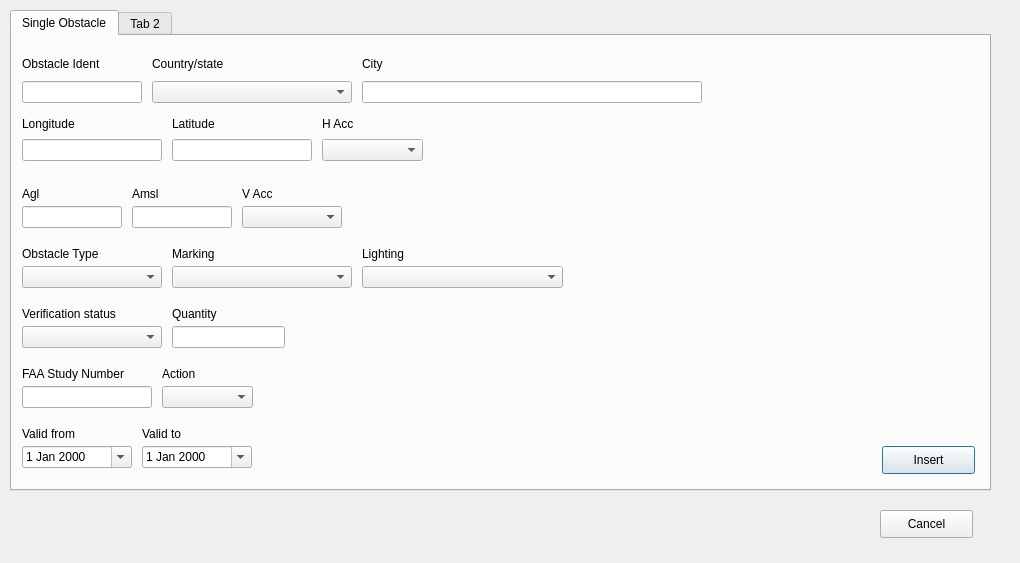
<?xml version="1.0" encoding="UTF-8"?>
<ui version="4.0">
 <class>DigitalObstacleFileManagerDialogBase</class>
 <widget class="QDialog" name="DigitalObstacleFileManagerDialogBase">
  <property name="geometry">
   <rect>
    <x>0</x>
    <y>0</y>
    <width>1020</width>
    <height>563</height>
   </rect>
  </property>
  <property name="windowTitle">
   <string>FAA_DOF</string>
  </property>
  <widget class="QTabWidget" name="tabWidget">
   <property name="geometry">
    <rect>
     <x>10</x>
     <y>10</y>
     <width>981</width>
     <height>481</height>
    </rect>
   </property>
   <property name="currentIndex">
    <number>0</number>
   </property>
   <widget class="QWidget" name="singleObstacle">
    <attribute name="title">
     <string>Single Obstacle</string>
    </attribute>
    <widget class="QLineEdit" name="lineEditCity">
     <property name="geometry">
      <rect>
       <x>350</x>
       <y>45</y>
       <width>340</width>
       <height>22</height>
      </rect>
     </property>
    </widget>
    <widget class="QLabel" name="label_9">
     <property name="geometry">
      <rect>
       <x>350</x>
       <y>20</y>
       <width>340</width>
       <height>16</height>
      </rect>
     </property>
     <property name="text">
      <string>City</string>
     </property>
    </widget>
    <widget class="QLabel" name="label_18">
     <property name="geometry">
      <rect>
       <x>120</x>
       <y>150</y>
       <width>55</width>
       <height>16</height>
      </rect>
     </property>
     <property name="text">
      <string>Amsl</string>
     </property>
    </widget>
    <widget class="QLineEdit" name="lineEditAmsl">
     <property name="geometry">
      <rect>
       <x>120</x>
       <y>170</y>
       <width>100</width>
       <height>22</height>
      </rect>
     </property>
    </widget>
    <widget class="QLineEdit" name="lineEditAgl">
     <property name="geometry">
      <rect>
       <x>10</x>
       <y>170</y>
       <width>100</width>
       <height>22</height>
      </rect>
     </property>
    </widget>
    <widget class="QLabel" name="label_17">
     <property name="geometry">
      <rect>
       <x>10</x>
       <y>150</y>
       <width>55</width>
       <height>16</height>
      </rect>
     </property>
     <property name="text">
      <string>Agl</string>
     </property>
    </widget>
    <widget class="QComboBox" name="comboBoxVertAcc">
     <property name="geometry">
      <rect>
       <x>230</x>
       <y>170</y>
       <width>100</width>
       <height>22</height>
      </rect>
     </property>
    </widget>
    <widget class="QLabel" name="label_16">
     <property name="geometry">
      <rect>
       <x>230</x>
       <y>150</y>
       <width>55</width>
       <height>16</height>
      </rect>
     </property>
     <property name="text">
      <string>V Acc</string>
     </property>
    </widget>
    <widget class="QComboBox" name="comboBoxHorAcc">
     <property name="geometry">
      <rect>
       <x>310</x>
       <y>103</y>
       <width>101</width>
       <height>22</height>
      </rect>
     </property>
    </widget>
    <widget class="QLabel" name="label_15">
     <property name="geometry">
      <rect>
       <x>310</x>
       <y>80</y>
       <width>55</width>
       <height>16</height>
      </rect>
     </property>
     <property name="text">
      <string>H Acc</string>
     </property>
    </widget>
    <widget class="QLabel" name="label_8">
     <property name="geometry">
      <rect>
       <x>10</x>
       <y>210</y>
       <width>91</width>
       <height>16</height>
      </rect>
     </property>
     <property name="text">
      <string>Obstacle Type</string>
     </property>
    </widget>
    <widget class="QComboBox" name="comboBoxObstacleType">
     <property name="geometry">
      <rect>
       <x>10</x>
       <y>230</y>
       <width>140</width>
       <height>22</height>
      </rect>
     </property>
    </widget>
    <widget class="QLabel" name="label_13">
     <property name="geometry">
      <rect>
       <x>160</x>
       <y>210</y>
       <width>55</width>
       <height>16</height>
      </rect>
     </property>
     <property name="text">
      <string>Marking</string>
     </property>
    </widget>
    <widget class="QLabel" name="label_14">
     <property name="geometry">
      <rect>
       <x>350</x>
       <y>210</y>
       <width>55</width>
       <height>16</height>
      </rect>
     </property>
     <property name="text">
      <string>Lighting</string>
     </property>
    </widget>
    <widget class="QComboBox" name="comboBoxMarking">
     <property name="geometry">
      <rect>
       <x>160</x>
       <y>230</y>
       <width>180</width>
       <height>22</height>
      </rect>
     </property>
    </widget>
    <widget class="QComboBox" name="comboBoxLighting">
     <property name="geometry">
      <rect>
       <x>350</x>
       <y>230</y>
       <width>201</width>
       <height>22</height>
      </rect>
     </property>
    </widget>
    <widget class="QLabel" name="label_19">
     <property name="geometry">
      <rect>
       <x>10</x>
       <y>270</y>
       <width>111</width>
       <height>16</height>
      </rect>
     </property>
     <property name="text">
      <string>Verification status</string>
     </property>
    </widget>
    <widget class="QComboBox" name="comboBoxVerificationStatus">
     <property name="geometry">
      <rect>
       <x>10</x>
       <y>290</y>
       <width>140</width>
       <height>22</height>
      </rect>
     </property>
    </widget>
    <widget class="QLabel" name="label_20">
     <property name="geometry">
      <rect>
       <x>10</x>
       <y>330</y>
       <width>131</width>
       <height>16</height>
      </rect>
     </property>
     <property name="text">
      <string>FAA Study Number</string>
     </property>
    </widget>
    <widget class="QLineEdit" name="lineEditFAAStudyNumber">
     <property name="geometry">
      <rect>
       <x>10</x>
       <y>350</y>
       <width>130</width>
       <height>22</height>
      </rect>
     </property>
    </widget>
    <widget class="QLineEdit" name="lineEditQuantity">
     <property name="geometry">
      <rect>
       <x>160</x>
       <y>290</y>
       <width>113</width>
       <height>22</height>
      </rect>
     </property>
    </widget>
    <widget class="QLabel" name="label_12">
     <property name="geometry">
      <rect>
       <x>160</x>
       <y>270</y>
       <width>55</width>
       <height>16</height>
      </rect>
     </property>
     <property name="text">
      <string>Quantity</string>
     </property>
    </widget>
    <widget class="QDateEdit" name="dateEditValidFrom">
     <property name="geometry">
      <rect>
       <x>10</x>
       <y>410</y>
       <width>110</width>
       <height>22</height>
      </rect>
     </property>
     <property name="readOnly">
      <bool>false</bool>
     </property>
     <property name="calendarPopup">
      <bool>true</bool>
     </property>
    </widget>
    <widget class="QLabel" name="label">
     <property name="geometry">
      <rect>
       <x>10</x>
       <y>390</y>
       <width>110</width>
       <height>16</height>
      </rect>
     </property>
     <property name="text">
      <string>Valid from</string>
     </property>
    </widget>
    <widget class="QLabel" name="label_2">
     <property name="geometry">
      <rect>
       <x>130</x>
       <y>390</y>
       <width>110</width>
       <height>16</height>
      </rect>
     </property>
     <property name="text">
      <string>Valid to</string>
     </property>
    </widget>
    <widget class="QDateEdit" name="dateEditValidTo">
     <property name="geometry">
      <rect>
       <x>130</x>
       <y>410</y>
       <width>110</width>
       <height>22</height>
      </rect>
     </property>
     <property name="readOnly">
      <bool>false</bool>
     </property>
     <property name="calendarPopup">
      <bool>true</bool>
     </property>
    </widget>
    <widget class="QLabel" name="label_21">
     <property name="geometry">
      <rect>
       <x>150</x>
       <y>330</y>
       <width>131</width>
       <height>16</height>
      </rect>
     </property>
     <property name="text">
      <string>Action</string>
     </property>
    </widget>
    <widget class="QComboBox" name="comboBoxAction">
     <property name="geometry">
      <rect>
       <x>150</x>
       <y>350</y>
       <width>91</width>
       <height>22</height>
      </rect>
     </property>
    </widget>
    <widget class="QPushButton" name="pushButtonInsert">
     <property name="geometry">
      <rect>
       <x>870</x>
       <y>410</y>
       <width>93</width>
       <height>28</height>
      </rect>
     </property>
     <property name="text">
      <string>Insert</string>
     </property>
    </widget>
    <widget class="QLabel" name="labelIdent">
     <property name="geometry">
      <rect>
       <x>10</x>
       <y>20</y>
       <width>120</width>
       <height>16</height>
      </rect>
     </property>
     <property name="text">
      <string>Obstacle Ident</string>
     </property>
    </widget>
    <widget class="QLineEdit" name="lineEditObstacleIdent">
     <property name="geometry">
      <rect>
       <x>10</x>
       <y>45</y>
       <width>120</width>
       <height>22</height>
      </rect>
     </property>
     <property name="maxLength">
      <number>6</number>
     </property>
    </widget>
    <widget class="QLabel" name="label_6">
     <property name="geometry">
      <rect>
       <x>140</x>
       <y>20</y>
       <width>200</width>
       <height>16</height>
      </rect>
     </property>
     <property name="text">
      <string>Country/state</string>
     </property>
    </widget>
    <widget class="QComboBox" name="comboBoxCountryState">
     <property name="geometry">
      <rect>
       <x>140</x>
       <y>45</y>
       <width>200</width>
       <height>22</height>
      </rect>
     </property>
    </widget>
    <widget class="QLineEdit" name="lineEditLongitude">
     <property name="geometry">
      <rect>
       <x>10</x>
       <y>103</y>
       <width>140</width>
       <height>22</height>
      </rect>
     </property>
    </widget>
    <widget class="QLabel" name="labelLongitude">
     <property name="geometry">
      <rect>
       <x>10</x>
       <y>80</y>
       <width>55</width>
       <height>16</height>
      </rect>
     </property>
     <property name="text">
      <string>Longitude</string>
     </property>
    </widget>
    <widget class="QLabel" name="labelLatitude">
     <property name="geometry">
      <rect>
       <x>160</x>
       <y>80</y>
       <width>45</width>
       <height>16</height>
      </rect>
     </property>
     <property name="text">
      <string>Latitude</string>
     </property>
    </widget>
    <widget class="QLineEdit" name="lineEditLatitude">
     <property name="enabled">
      <bool>true</bool>
     </property>
     <property name="geometry">
      <rect>
       <x>160</x>
       <y>103</y>
       <width>140</width>
       <height>22</height>
      </rect>
     </property>
    </widget>
   </widget>
   <widget class="QWidget" name="tab_2">
    <attribute name="title">
     <string>Tab 2</string>
    </attribute>
   </widget>
  </widget>
  <widget class="QPushButton" name="pushButtonCancel">
   <property name="geometry">
    <rect>
     <x>880</x>
     <y>510</y>
     <width>93</width>
     <height>28</height>
    </rect>
   </property>
   <property name="text">
    <string>Cancel</string>
   </property>
  </widget>
 </widget>
 <tabstops>
  <tabstop>tabWidget</tabstop>
  <tabstop>lineEditObstacleIdent</tabstop>
  <tabstop>comboBoxCountryState</tabstop>
  <tabstop>lineEditCity</tabstop>
  <tabstop>lineEditLongitude</tabstop>
  <tabstop>lineEditLatitude</tabstop>
  <tabstop>comboBoxHorAcc</tabstop>
  <tabstop>lineEditAgl</tabstop>
  <tabstop>lineEditAmsl</tabstop>
  <tabstop>comboBoxVertAcc</tabstop>
  <tabstop>comboBoxObstacleType</tabstop>
  <tabstop>comboBoxMarking</tabstop>
  <tabstop>comboBoxLighting</tabstop>
  <tabstop>comboBoxVerificationStatus</tabstop>
  <tabstop>lineEditQuantity</tabstop>
  <tabstop>lineEditFAAStudyNumber</tabstop>
  <tabstop>comboBoxAction</tabstop>
  <tabstop>dateEditValidFrom</tabstop>
  <tabstop>dateEditValidTo</tabstop>
 </tabstops>
 <resources/>
 <connections/>
</ui>
